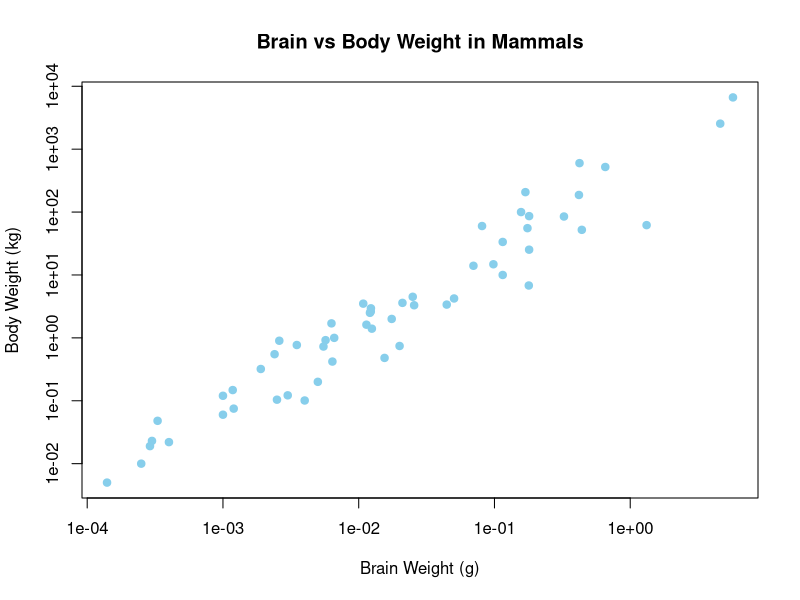

The R script that drew this image:
## ---- chunk 1
knitr::opts_chunk$set(echo = TRUE)
## ---- chunk 2
summary(ggplot2::msleep[, c("bodywt", "brainwt", "sleep_total")])
## ---- chunk 3
library(ggplot2)
data(msleep)
plot(msleep$brainwt, msleep$bodywt, log="xy", col="skyblue", pch=19,
     xlab="Brain Weight (g)", ylab="Body Weight (kg)",
     main="Brain vs Body Weight in Mammals")
